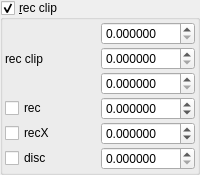
    <widget class="MyGroupBox" name="groupCheck_transf_function_enabledCy">
     <property name="title">
      <string>&amp;rec clip</string>
     </property>
     <property name="checkable">
      <bool>true</bool>
     </property>
     <layout class="QVBoxLayout" name="verticalLayout_13">
      <property name="leftMargin">
       <number>2</number>
      </property>
      <property name="topMargin">
       <number>2</number>
      </property>
      <property name="rightMargin">
       <number>2</number>
      </property>
      <property name="bottomMargin">
       <number>2</number>
      </property>
      <item>
       <layout class="QGridLayout" name="gridLayout_27" columnstretch="0,0">
        <property name="spacing">
         <number>2</number>
        </property>
        <item row="5" column="0">
         <widget class="MyCheckBox" name="checkBox_transf_function_enabledX_false">
          <property name="text">
           <string notr="true">recX</string>
          </property>
         </widget>
        </item>
        <item row="3" column="1">
         <widget class="MyDoubleSpinBox" name="spinbox3_transf_offset_111_z">
          <property name="sizePolicy">
           <sizepolicy hsizetype="Minimum" vsizetype="Maximum">
            <horstretch>0</horstretch>
            <verstretch>0</verstretch>
           </sizepolicy>
          </property>
          <property name="prefix">
           <string/>
          </property>
          <property name="suffix">
           <string/>
          </property>
          <property name="decimals">
           <number>6</number>
          </property>
          <property name="minimum">
           <double>0.000000000000000</double>
          </property>
          <property name="maximum">
           <double>99.998999999999995</double>
          </property>
          <property name="singleStep">
           <double>0.010000000000000</double>
          </property>
         </widget>
        </item>
        <item row="6" column="1">
         <widget class="MyDoubleSpinBox" name="spinbox_transf_offsetR_2">
          <property name="sizePolicy">
           <sizepolicy hsizetype="Minimum" vsizetype="Maximum">
            <horstretch>0</horstretch>
            <verstretch>0</verstretch>
           </sizepolicy>
          </property>
          <property name="prefix">
           <string/>
          </property>
          <property name="suffix">
           <string/>
          </property>
          <property name="decimals">
           <number>6</number>
          </property>
          <property name="minimum">
           <double>0.000000000000000</double>
          </property>
          <property name="maximum">
           <double>99.998999999999995</double>
          </property>
          <property name="singleStep">
           <double>0.010000000000000</double>
          </property>
         </widget>
        </item>
        <item row="6" column="0">
         <widget class="MyCheckBox" name="checkBox_transf_function_enabledS_false">
          <property name="text">
           <string notr="true">disc</string>
          </property>
         </widget>
        </item>
        <item row="1" column="1">
         <widget class="MyDoubleSpinBox" name="spinbox3_transf_offset_111_x">
          <property name="sizePolicy">
           <sizepolicy hsizetype="Minimum" vsizetype="Maximum">
            <horstretch>0</horstretch>
            <verstretch>0</verstretch>
           </sizepolicy>
          </property>
          <property name="prefix">
           <string/>
          </property>
          <property name="suffix">
           <string/>
          </property>
          <property name="decimals">
           <number>6</number>
          </property>
          <property name="minimum">
           <double>0.000000000000000</double>
          </property>
          <property name="maximum">
           <double>99.998999999999995</double>
          </property>
          <property name="singleStep">
           <double>0.010000000000000</double>
          </property>
         </widget>
        </item>
        <item row="2" column="0">
         <widget class="QLabel" name="label_43">
          <property name="text">
           <string notr="true">rec clip</string>
          </property>
         </widget>
        </item>
        <item row="5" column="1">
         <widget class="MyDoubleSpinBox" name="spinbox3_transf_constant_multiplier_000_z">
          <property name="sizePolicy">
           <sizepolicy hsizetype="Minimum" vsizetype="Maximum">
            <horstretch>0</horstretch>
            <verstretch>0</verstretch>
           </sizepolicy>
          </property>
          <property name="prefix">
           <string/>
          </property>
          <property name="suffix">
           <string/>
          </property>
          <property name="decimals">
           <number>6</number>
          </property>
          <property name="minimum">
           <double>-99.998999999999995</double>
          </property>
          <property name="maximum">
           <double>99.998999999999995</double>
          </property>
          <property name="singleStep">
           <double>0.100000000000000</double>
          </property>
          <property name="value">
           <double>0.000000000000000</double>
          </property>
         </widget>
        </item>
        <item row="4" column="0">
         <widget class="MyCheckBox" name="checkBox_transf_function_enabledE_false">
          <property name="text">
           <string notr="true">rec</string>
          </property>
         </widget>
        </item>
        <item row="4" column="1">
         <widget class="MyDoubleSpinBox" name="spinbox3_transf_constant_multiplier_000_y">
          <property name="sizePolicy">
           <sizepolicy hsizetype="Minimum" vsizetype="Maximum">
            <horstretch>0</horstretch>
            <verstretch>0</verstretch>
           </sizepolicy>
          </property>
          <property name="prefix">
           <string/>
          </property>
          <property name="suffix">
           <string/>
          </property>
          <property name="decimals">
           <number>6</number>
          </property>
          <property name="minimum">
           <double>-99.998999999999995</double>
          </property>
          <property name="maximum">
           <double>99.998999999999995</double>
          </property>
          <property name="singleStep">
           <double>0.100000000000000</double>
          </property>
          <property name="value">
           <double>0.000000000000000</double>
          </property>
         </widget>
        </item>
        <item row="2" column="1">
         <widget class="MyDoubleSpinBox" name="spinbox3_transf_offset_111_y">
          <property name="sizePolicy">
           <sizepolicy hsizetype="Minimum" vsizetype="Maximum">
            <horstretch>0</horstretch>
            <verstretch>0</verstretch>
           </sizepolicy>
          </property>
          <property name="prefix">
           <string/>
          </property>
          <property name="suffix">
           <string/>
          </property>
          <property name="decimals">
           <number>6</number>
          </property>
          <property name="minimum">
           <double>0.000000000000000</double>
          </property>
          <property name="maximum">
           <double>99.998999999999995</double>
          </property>
          <property name="singleStep">
           <double>0.010000000000000</double>
          </property>
         </widget>
        </item>
       </layout>
      </item>
     </layout>
    </widget>
